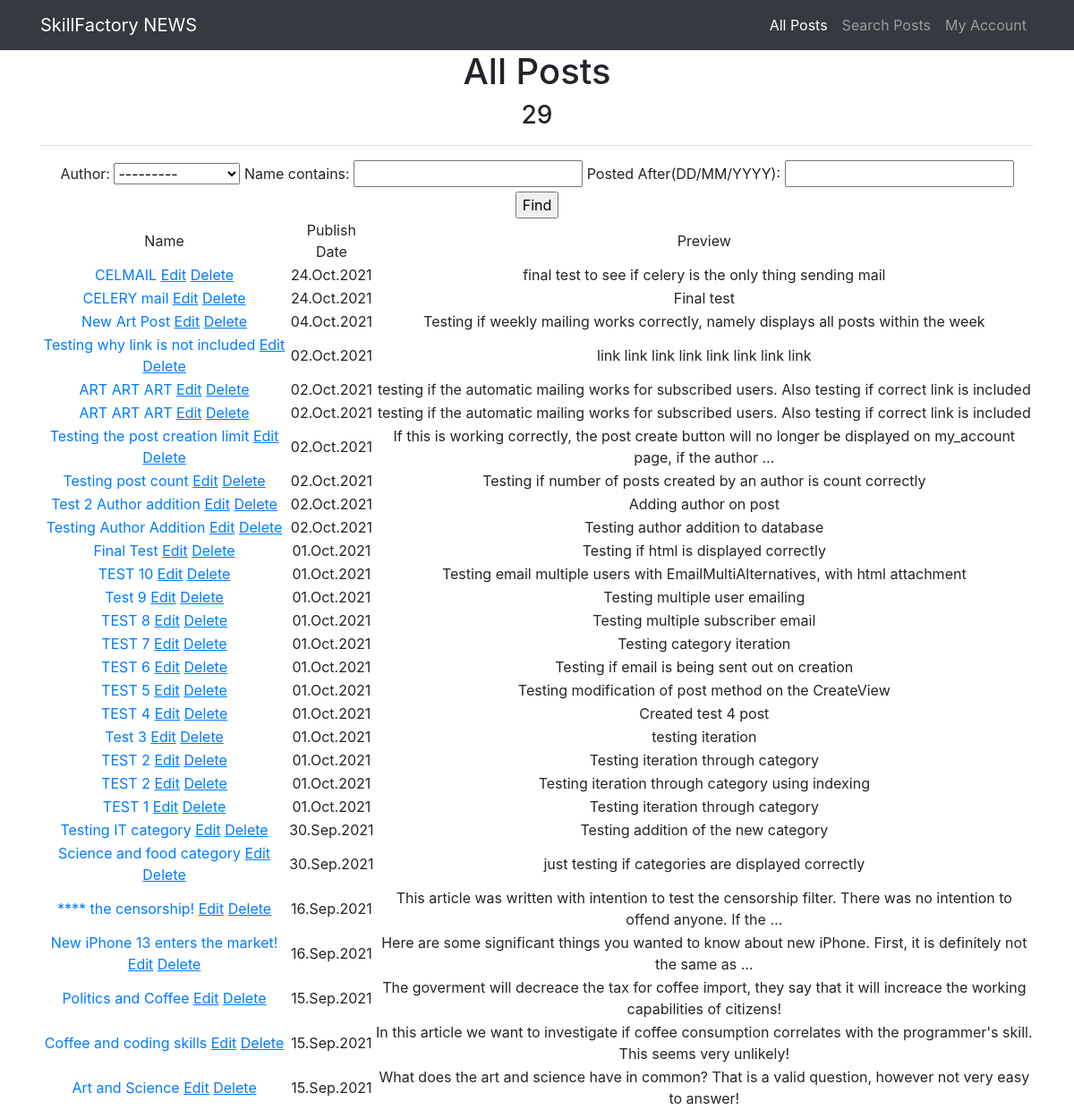
/search/, run on an earlier commit of the app's database.
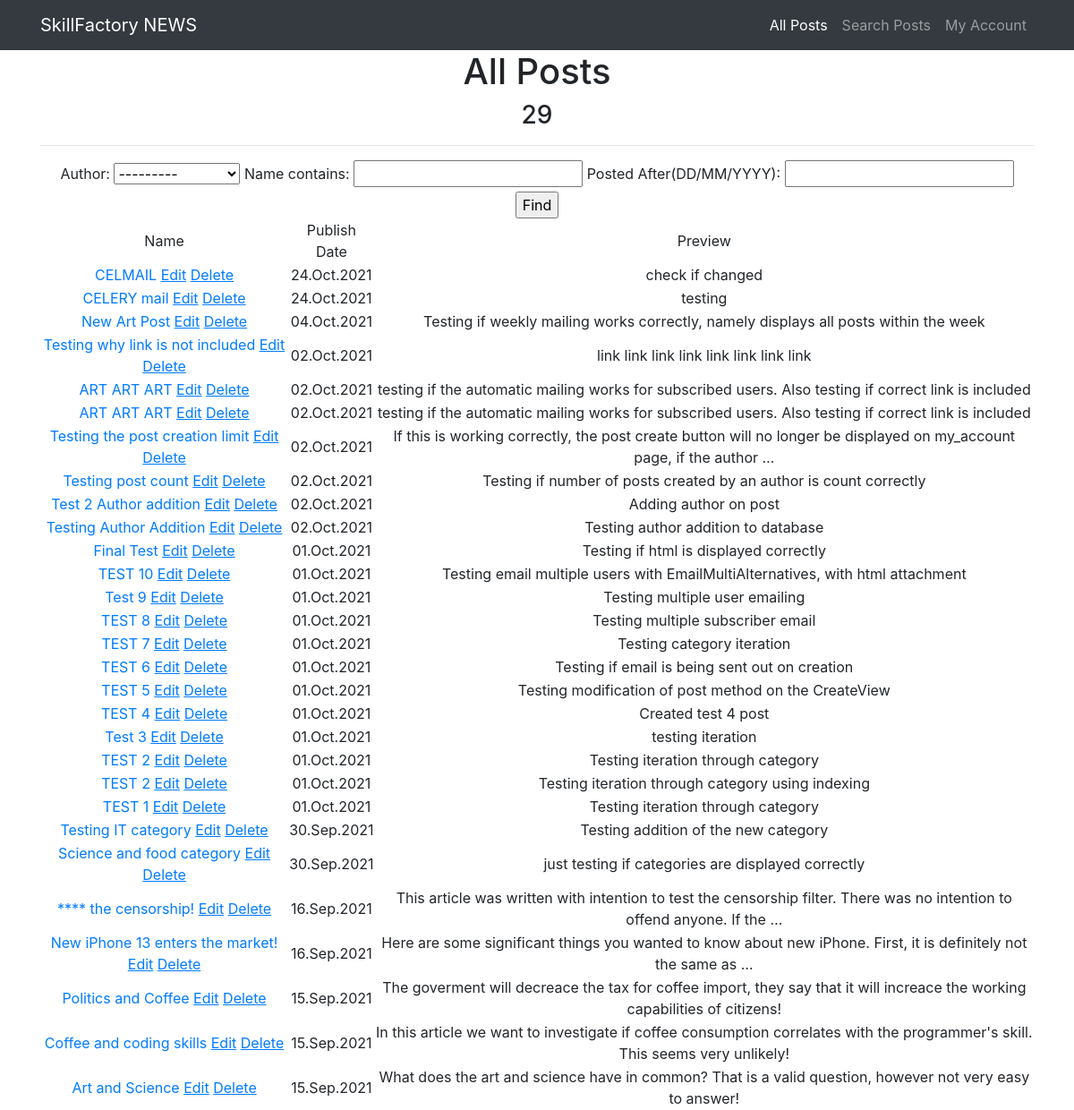
And on a later commit of the database.
### news/models.py (models this page shows, shortened)
class Post(models.Model):
    author = models.ForeignKey(Author, on_delete=models.CASCADE)
    type = models.CharField(max_length=3, choices=POST_TYPES, default=article)
    date = models.DateTimeField(auto_now_add=True)
    category = models.ManyToManyField(Category, through='PostCategory')
    name = models.CharField(max_length=255)
    text = models.TextField()
    rating = models.IntegerField(default=0)

### news/views.py (the view)
# urls.py: path('search/', PostSearch.as_view(), name='posts_search'),
class PostSearch(ListView):
    model = Post
    template_name = 'posts_search.html'
    context_object_name = 'posts_search'
    ordering = ['-id']
    def get_context_data(self, *, object_list=None, **kwargs):
        context = super().get_context_data(**kwargs)
        context['filter'] = PostFilter(self.request.GET, queryset=self.get_queryset())
        return context

### news/models.py (called while the page is built)
    def __str__(self):
        return f'{self.user.username.title()}'

### news/templatetags/custom_filters.py (called while the page is built)
@register.filter(name='Censor')
def Censor(value):
    if not isinstance(value, str):
        raise ValueError("Censor function accepts only strings")
    temp = value
    for word in CENSORED_WORDS.keys():
        test = re.compile(re.escape(word), re.IGNORECASE)
        result = test.sub(CENSORED_WORDS[word], temp)
        temp = str(result)
    return temp

### templates/posts_search.html (shortened to what this page needs)
{% extends 'flatpages/default.html' %}
{% load custom_filters %}
{% block content %}
    <h1>All Posts</h1>
    <h3>{{posts_search | length}}</h3>
    <hr>
    <form method="GET">
        {{filter.form}}
        <input type="submit" value="Find">
    </form>
    {% if filter.qs %}
        <table>
            <tr>
                <td>Name</td>
                <td>Publish Date</td>
                <td>Preview</td>
            </tr>
        {% for post in filter.qs %}
            <tr>
                <td>
                    <a href="{% url 'post_detail' post.id %}">{{post.name | Censor}}</a>
                    <a href="{% url 'post_update' post.id %}"><u>Edit</u></a>
                    <a href="{% url 'post_delete' post.id %}"><u>Delete</u></a>
                </td>
                <td>{{post.date | date:'d.M.Y'}}</td>
                <td>{{post.text | truncatewords:20 | Censor}}</td>
            </tr>
        {% endfor %}
        </table>
    {% else %}
        <p>No posts available!</p>
    {% endif %}
{% endblock content %}

What changed in the data, as far as the page shows it:
changed Post "CELMAIL": text|Censor "final test to see if celery is the only thing sending mail" → "check if changed"
changed Post "CELERY mail": text|Censor "Final test" → "testing"
